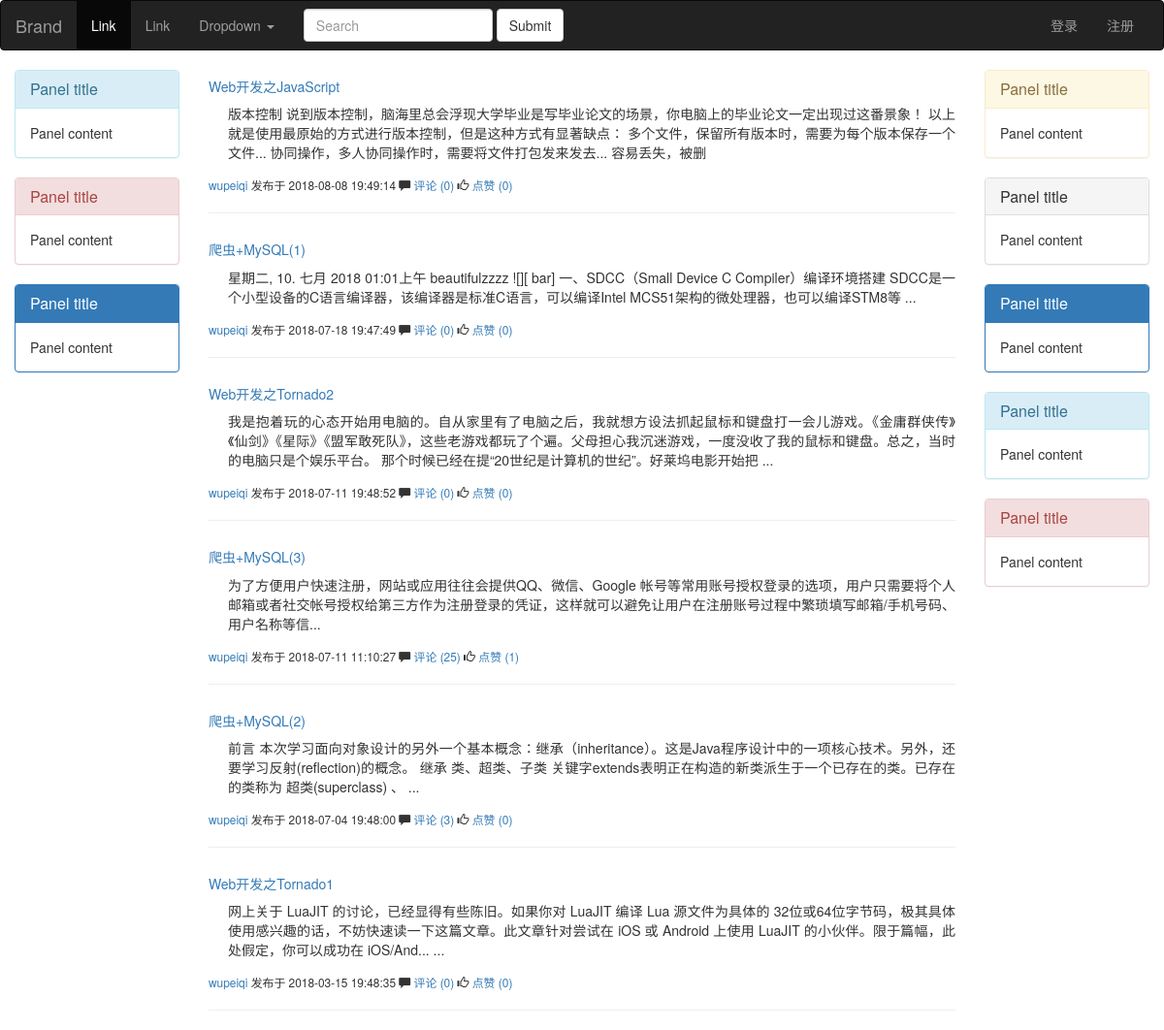
The page / on the database its author committed.
### blog/models.py (models this page shows, shortened)
class Article(models.Model):
	title = models.CharField('文章标题', max_length=64)
	description = models.CharField('文章描述', max_length=255)
	create_time = models.DateTimeField(verbose_name='发布时间', auto_now_add=True)
	content = models.TextField('文章内容')
	comment_count = models.IntegerField(default=0)
	up_count = models.IntegerField(default=0)
	down_count = models.IntegerField(default=0)
	user = models.ForeignKey(User, on_delete=models.CASCADE, verbose_name='作者')  # 连续跨表查询 未分类文章? 优化
	category = models.ForeignKey(Category, on_delete=models.CASCADE, null=True)
	tag = models.ManyToManyField(Tag, through='Article2Tag')

class User(AbstractUser):  # AUTH_USER_MODEL = 'blog.User'
	id = models.AutoField(primary_key=True)
	telephone = models.CharField(max_length=11, null=True, unique=True)
	avatar = models.FileField(upload_to='avatars/', default='avatars/default.png')  # ?
	create_time = models.DateTimeField(verbose_name='注册时间', auto_now_add=True)  # ?
	blog = models.OneToOneField(Blog, on_delete=models.CASCADE, null=True)

### blog/views.py (the view)
# urls.py: path('', views.index),
def index(request):
	articles = Article.objects.all().order_by('-create_time')
	return render(request, 'index.html', {'articles': articles})

### templates/index.html (shortened to what this page needs)
<!DOCTYPE html>
<html lang="en">
<head>
    <link rel="stylesheet" href="/static/bootstrap-3.3.7/css/bootstrap.css">
</head>
<body>
<nav class="navbar navbar-inverse">
    <div class="container-fluid">
        <div class="navbar-header">
            <a class="navbar-brand" href="#">Brand</a>
        </div>
        <div class="collapse navbar-collapse" id="bs-example-navbar-collapse-1">
            <ul class="nav navbar-nav">
                <li class="active"><a href="#">Link <span class="sr-only">(current)</span></a></li>
                <li><a href="#">Link</a></li>
                <li class="dropdown">
                    <a href="#" class="dropdown-toggle" data-toggle="dropdown" role="button" aria-haspopup="true"
                       aria-expanded="false">Dropdown <span class="caret"></span></a>
                </li>
            </ul>
            <form class="navbar-form navbar-left">
                <div class="form-group">
                    <input type="text" class="form-control" placeholder="Search">
                </div>
                <button type="submit" class="btn btn-default">Submit</button>
            </form>
            <ul class="nav navbar-nav navbar-right">
                {% if request.user.is_authenticated %}
                    <li><a href="#"><span class="glyphicon glyphicon-user"
                                          aria-hidden="true"></span>&nbsp;{{ request.user.username }}</a></li>
                    <li class="dropdown">
                        <a href="#" class="dropdown-toggle" data-toggle="dropdown" role="button" aria-haspopup="true"
                           aria-expanded="false">Dropdown <span class="caret"></span></a>
                        <ul class="dropdown-menu">
                            <li><a href="#">修改密码</a></li>
                            <li><a href="#">个人信息</a></li>
                            <li><a href="/logout/">注销</a></li>
                            <li><a href="/backend/">后台管理</a></li>
                            <li role="separator" class="divider"></li>
                            <li><a href="#">Separated link</a></li>
                        </ul>
                    </li>
                    {% else %}
                    <li><a href="{% url 'login' %}">登录</a></li>
                    <li><a href="#">注册</a></li>
                {% endif %}
            </ul>
        </div>
    </div>
</nav>
<div class="container-fluid">
    <div class="row">
        <div class="col-md-2">
            <div class="panel panel-info">
                <div class="panel-heading">
                    <h3 class="panel-title">Panel title</h3>
                </div>
                <div class="panel-body">
                    Panel content
                </div>
            </div>
            <div class="panel panel-danger">
                <div class="panel-heading">
                    <h3 class="panel-title">Panel title</h3>
                </div>
                <div class="panel-body">
                    Panel content
                </div>
            </div>
            <div class="panel panel-primary">
                <div class="panel-heading">
                    <h3 class="panel-title">Panel title</h3>
                </div>
                <div class="panel-body">
                    Panel content
                </div>
            </div>
        </div>
        <div class="col-md-8">
            {% for article in articles %}
                <div class="article">
                    <h5><a href="{% url 'article_detail' article.user.username article.pk %}">{{ article.title }}</a></h5>
                    <div>
                        <span class="media-left media-middle">
                        </span>
                        <span class="media-right text-justify">{{ article.description }}</span>
                    </div>
                    <div class="small media">
                        <a href="{{ article.user.username }}">{{ article.user.username }}</a>
                        <span>发布于&nbsp;{{ article.create_time|date:'Y-m-d H:i:s' }}</span>
                        <span class="glyphicon glyphicon-comment" aria-hidden="true"></span>
                        <a href="">评论&nbsp;({{ article.comment_count }})</a>
                        <span class="glyphicon glyphicon-thumbs-up" aria-hidden="true"></span>
                        <a href="">点赞&nbsp;({{ article.up_count }})</a>
                        <hr>
                    </div>
                </div>
            {% endfor %}
        </div>
        <div class="col-md-2">
            <div class="panel panel-warning">
                <div class="panel-heading">
                    <h3 class="panel-title">Panel title</h3>
                </div>
                <div class="panel-body">
                    Panel content
                </div>
            </div>
            <div class="panel panel-default">
                <div class="panel-heading">
                    <h3 class="panel-title">Panel title</h3>
                </div>
                <div class="panel-body">
                    Panel content
                </div>
            </div>
            <div class="panel panel-primary">
                <div class="panel-heading">
                    <h3 class="panel-title">Panel title</h3>
                </div>
                <div class="panel-body">
                    Panel content
                </div>
            </div>
            <div class="panel panel-info">
                <div class="panel-heading">
                    <h3 class="panel-title">Panel title</h3>
                </div>
                <div class="panel-body">
                    Panel content
                </div>
            </div>
            <div class="panel panel-danger">
                <div class="panel-heading">
                    <h3 class="panel-title">Panel title</h3>
                </div>
                <div class="panel-body">
                    Panel content
                </div>
            </div>
        </div>
    </div>
</div>
</body>
</html>

### rows shown on the page
Article: title "Web开发之JavaScript", description "版本控制 说到版本控制，脑海里总会浮现大学毕业是写毕业论文的场景，你电脑上的毕业论文一定出现过这番景象！ 以上就是使用最原始的方式进行版本控制，但是这种方式有显著缺点： 多个文件，保留所有版本时，需要为每个版本保存一个文件... 协同操作，多人协同操作时，需要将文件打包发来发去... 容易丢失，被删", user.username "wupeiqi", create_time "2018-08-08 19:49:14", comment_count "0", up_count "0"
Article: title "爬虫+MySQL(1)", description "星期二, 10. 七月 2018 01:01上午 beautifulzzzz ![][ bar] 一、SDCC（Small Device C Compiler）编译环境搭建 SDCC是一个小型设备的C语言编译器，该编译器是标准C语言，可以编译Intel MCS51架构的微处理器，也可以编译STM8等 ...", user.username "wupeiqi", create_time "2018-07-18 19:47:49", comment_count "0", up_count "0"
Article: title "Web开发之Tornado2", description "我是抱着玩的心态开始用电脑的。自从家里有了电脑之后，我就想方设法抓起鼠标和键盘打一会儿游戏。《金庸群侠传》《仙剑》《星际》《盟军敢死队》，这些老游戏都玩了个遍。父母担心我沉迷游戏，一度没收了我的鼠标和键盘。总之，当时的电脑只是个娱乐平台。 那个时候已经在提“20世纪是计算机的世纪”。好莱坞电影开始把 ...", user.username "wupeiqi", create_time "2018-07-11 19:48:52", comment_count "0", up_count "0"
Article: title "爬虫+MySQL(3)", description "为了方便用户快速注册，网站或应用往往会提供QQ、微信、Google 帐号等常用账号授权登录的选项，用户只需要将个人邮箱或者社交帐号授权给第三方作为注册登录的凭证，这样就可以避免让用户在注册账号过程中繁琐填写邮箱/手机号码、用户名称等信...", user.username "wupeiqi", create_time "2018-07-11 11:10:27", comment_count "25", up_count "1"
Article: title "爬虫+MySQL(2)", description "前言 本次学习面向对象设计的另外一个基本概念：继承（inheritance）。这是Java程序设计中的一项核心技术。另外，还要学习反射(reflection)的概念。 继承 类、超类、子类 关键字extends表明正在构造的新类派生于一个已存在的类。已存在的类称为 超类(superclass) 、 ...", user.username "wupeiqi", create_time "2018-07-04 19:48:00", comment_count "3", up_count "0"
Article: title "Web开发之Tornado1", description "网上关于 LuaJIT 的讨论，已经显得有些陈旧。如果你对 LuaJIT 编译 Lua 源文件为具体的 32位或64位字节码，极其具体使用感兴趣的话，不妨快速读一下这篇文章。此文章针对尝试在 iOS 或 Android 上使用 LuaJIT 的小伙伴。限于篇幅，此处假定，你可以成功在 iOS/And... ...", user.username "wupeiqi", create_time "2018-03-15 19:48:35", comment_count "0", up_count "0"
